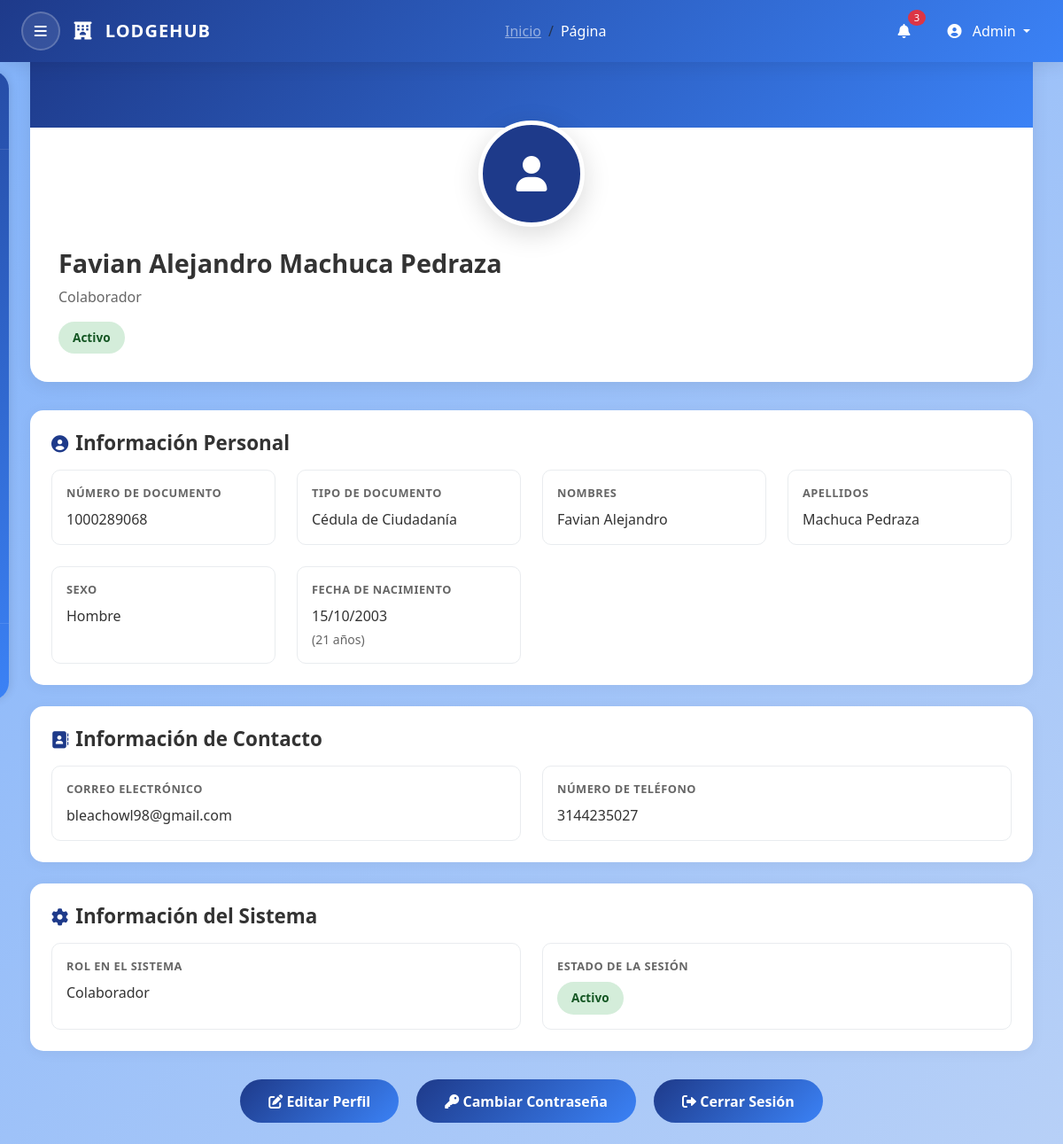
The app's page /app/views/miPerfil.php (signed in) with its own data.
### tables this page shows
CREATE TABLE IF NOT EXISTS tp_usuarios (
    numDocumento VARCHAR(15) NOT NULL,
    tipoDocumento ENUM ('Cédula de Ciudadanía','Tarjeta de Identidad','Cedula de Extranjeria','Pasaporte','Registro Civil') NOT NULL, 
    nombres VARCHAR(50) NOT NULL,
    apellidos VARCHAR(50) NOT NULL,
    numTelefono VARCHAR(15) NOT NULL,
    correo VARCHAR(255) NOT NULL,
    sexo ENUM ('Hombre','Mujer','Otro','Prefiero no decirlo') NOT NULL,
    fechaNacimiento DATE NOT NULL,
    password VARCHAR(255) NOT NULL,
    foto VARCHAR(255),
    solicitarContraseña ENUM('0','1') DEFAULT '0',
    tokenPassword VARCHAR(100),
    sesionCaducada ENUM('1','0') DEFAULT '1',
    roles ENUM ('Administrador','Colaborador','Usuario') NOT NULL,
    PRIMARY KEY (numDocumento)
);

### app/views/miPerfil.php (the view, shortened to what this page needs)
<?php
try {
    $db = conexionDB();
    $stmt = $db->prepare("SELECT * FROM tp_usuarios WHERE numDocumento = ?");
    $stmt->execute([$_SESSION['numDocumento']]);
    $usuario = $stmt->fetch(PDO::FETCH_ASSOC);
} catch (Exception $e) {
    echo "Error al cargar el perfil: " . $e->getMessage();
    exit();
}
function formatearFecha($fecha) {
    return date('d/m/Y', strtotime($fecha));
}
function calcularEdad($fechaNacimiento) {
    $fecha_nacimiento = new DateTime($fechaNacimiento);
    $hoy = new DateTime();
    $edad = $hoy->diff($fecha_nacimiento);
    return $edad->y;
}
?>
<!DOCTYPE html>
<html lang="es">
<head>
    <link rel="stylesheet" href="../../public/assets/css/stylesMiPerfil.css">
    <link rel="stylesheet" href="../../public/assets/css/stylesNav.css">
    <link href="https://cdn.jsdelivr.net/npm/bootstrap@5.3.0/dist/css/bootstrap.min.css" rel="stylesheet">
    <link href="https://cdnjs.cloudflare.com/ajax/libs/font-awesome/6.0.0/css/all.min.css" rel="stylesheet">
</head>
    <?php
        include "layouts/sidebar.php";
        include "layouts/navbar.php";
    ?>
<body>
    <div class="main-content">
        <div class="content-wrapper">
            <div class="profile-header">
                <div class="profile-content">
                    <div class="profile-avatar-container">
                        <div class="profile-avatar">
                            <?php if (!empty($usuario['foto']) && file_exists($usuario['foto'])): ?>
                                <img src="<?php echo htmlspecialchars($usuario['foto']); ?>" alt="Foto de perfil">
                            <?php else: ?>
                                <i class="fas fa-user"></i>
                            <?php endif; ?>
                        </div>
                    </div>
                    <h1 class="profile-name">
                        <?php echo htmlspecialchars($usuario['nombres'] . ' ' . $usuario['apellidos']); ?>
                    </h1>
                    <p class="profile-role">
                        <?php echo htmlspecialchars($usuario['roles']); ?>
                    </p>
                    <span class="profile-status <?php echo ($usuario['sesionCaducada'] == '1' || $usuario['sesionCaducada'] == 1) ? 'status-active' : 'status-inactive'; ?>">
                        <?php echo ($usuario['sesionCaducada'] == '1' || $usuario['sesionCaducada'] == 1) ? 'Activo' : 'Inactivo'; ?>
                    </span>
                </div>
            </div>
            <div class="profile-section">
                <h2 class="section-title">
                    <i class="fas fa-user-circle"></i>
                    Información Personal
                </h2>
                <div class="info-grid">
                    <div class="info-item">
                        <div class="info-label">Número de Documento</div>
                        <div class="info-value"><?php echo htmlspecialchars($usuario['numDocumento']); ?></div>
                    </div>
                    <div class="info-item">
                        <div class="info-label">Tipo de Documento</div>
                        <div class="info-value"><?php echo htmlspecialchars($usuario['tipoDocumento']); ?></div>
                    </div>
                    <div class="info-item">
                        <div class="info-label">Nombres</div>
                        <div class="info-value"><?php echo htmlspecialchars($usuario['nombres']); ?></div>
                    </div>
                    <div class="info-item">
                        <div class="info-label">Apellidos</div>
                        <div class="info-value"><?php echo htmlspecialchars($usuario['apellidos']); ?></div>
                    </div>
                    <div class="info-item">
                        <div class="info-label">Sexo</div>
                        <div class="info-value"><?php echo htmlspecialchars($usuario['sexo']); ?></div>
                    </div>
                    <div class="info-item">
                        <div class="info-label">Fecha de Nacimiento</div>
                        <div class="info-value">
                            <?php echo formatearFecha($usuario['fechaNacimiento']); ?>
                            <small style="color: #666; display: block; margin-top: 4px;">
                                (<?php echo calcularEdad($usuario['fechaNacimiento']); ?> años)
                            </small>
                        </div>
                    </div>
                </div>
            </div>
            <div class="profile-section">
                <h2 class="section-title">
                    <i class="fas fa-address-book"></i>
                    Información de Contacto
                </h2>
                <div class="info-grid">
                    <div class="info-item">
                        <div class="info-label">Correo Electrónico</div>
                        <div class="info-value"><?php echo htmlspecialchars($usuario['correo']); ?></div>
                    </div>
                    <div class="info-item">
                        <div class="info-label">Número de Teléfono</div>
                        <div class="info-value"><?php echo htmlspecialchars($usuario['numTelefono']); ?></div>
                    </div>
                </div>
            </div>
            <div class="profile-section">
                <h2 class="section-title">
                    <i class="fas fa-cog"></i>
                    Información del Sistema
                </h2>
                <div class="info-grid">
                    <div class="info-item">
                        <div class="info-label">Rol en el Sistema</div>
                        <div class="info-value"><?php echo htmlspecialchars($usuario['roles']); ?></div>
                    </div>
                    <div class="info-item">
                        <div class="info-label">Estado de la Sesión</div>
                        <div class="info-value">
                            <span class="profile-status <?php echo ($usuario['sesionCaducada'] == '1' || $usuario['sesionCaducada'] == 1) ? 'status-active' : 'status-inactive'; ?>">
                                <?php echo ($usuario['sesionCaducada'] == '1' || $usuario['sesionCaducada'] == 1) ? 'Activo' : 'Inactivo'; ?>
                            </span>
                        </div>
                    </div>
                </div>
            </div>
            <div class="actions">
                <a href="editarPerfil.php" class="btn-edit-profile">
                    <i class="fas fa-edit"></i> Editar Perfil
                </a>
                <a href="contraseña.php" class="btn-change-password">
                    <i class="fas fa-key"></i> Cambiar Contraseña
                </a>
                <a href="cerrarSesion.php" class="btn-change-password">
                    <i class="fas fa-sign-out-alt"></i> Cerrar Sesión
                </a>
            </div>
        </div>
    </div>
</body>
</html>

### public/assets/css/stylesMiPerfil.css (style rules this page uses)
:root { --primary-color: #1e3a8a; --primary-dark: #3b82f6; --sidebar-width: 280px; --navbar-height: 70px; }
* { padding: 0; box-sizing: border-box; }
body { font-family: 'Segoe UI', Tahoma, Geneva, Verdana, sans-serif; background: linear-gradient(135deg, #83b3fa 0%, #b7d0f7 100%) !important; margin: 0; }
.main-content { margin-top: 20px !important; margin-left: 0; transition: margin-left 0.3s ease; min-height: calc(100vh - var(--navbar-height)); }
.content-wrapper { padding: 2rem; max-width: 1200px; margin: 0 auto; }
.profile-header { background: white; border-radius: 20px; padding: 2rem; margin-bottom: 2rem; box-shadow: 0 4px 20px rgba(0, 0, 0, 0.08); position: relative; overflow: hidden; }
.profile-header::before { content: ''; position: absolute; top: 0; left: 0; right: 0; height: 100px; background: linear-gradient(135deg, var(--primary-color), var(--primary-dark)); z-index: 1; }
.profile-content { position: relative; z-index: 2; padding-top: 60px; }
.profile-avatar-container { text-align: center; margin-bottom: 1.5rem; }
.profile-avatar { width: 120px; height: 120px; border-radius: 50%; border: 5px solid white; box-shadow: 0 8px 30px rgba(0, 0, 0, 0.15); object-fit: cover; background: var(--primary-color); display: flex; align-items: center; justify-content: center; font-size: 2.5rem; font-weight: bold; color: white; margin: 0 auto; position: relative; overflow: hidden; }
.profile-name { font-size: 1.8rem; font-weight: 700; color: #333; margin-bottom: 0.5rem; }
.profile-role { font-size: 1rem; color: #666; margin-bottom: 1rem; }
.profile-status { display: inline-block; padding: 0.5rem 1rem; border-radius: 25px; font-size: 0.85rem; font-weight: 600; }
.status-active { background: #d4edda; color: #155724; }
.profile-section { background: white; border-radius: 15px; padding: 1.5rem; margin-bottom: 1.5rem; box-shadow: 0 2px 15px rgba(0, 0, 0, 0.05); }
.section-title { font-size: 1.3rem; font-weight: 600; color: #333; margin-bottom: 1.5rem; display: flex; align-items: center; gap: 0.5rem; }
.section-title i { color: var(--primary-color); font-size: 1.2rem; }
.info-grid { display: grid; grid-template-columns: repeat(auto-fit, minmax(250px, 1fr)); gap: 1.5rem; }
.info-item { border: 1px solid #e9ecef; border-radius: 10px; padding: 1rem; transition: all 0.3s ease; }
.info-label { font-size: 0.8rem; font-weight: 600; color: #666; text-transform: uppercase; letter-spacing: 0.5px; margin-bottom: 0.5rem; }
.info-value { font-size: 1rem; color: #333; font-weight: 500; }
.actions { text-align: center; margin-top: 2rem; }
.btn-edit-profile { background: linear-gradient(135deg, #1e3a8a 0%, #3b82f6 100%); border: none; color: white; padding: 0.8rem 2rem; border-radius: 25px; font-weight: 600; transition: all 0.3s ease; text-decoration: none; display: inline-block; margin: 0 0.5rem; }
.btn-change-password { background: linear-gradient(135deg, #1e3a8a 0%, #3b82f6 100%); border: none; color: white; padding: 0.8rem 2rem; border-radius: 25px; font-weight: 600; transition: all 0.3s ease; text-decoration: none; display: inline-block; margin: 0 0.5rem; }

### public/assets/css/stylesNav.css (style rules this page uses)
:root { --primary-color: #1e3a8a; --primary-dark: #3b82f6; --sidebar-width: 280px; --navbar-height: 70px; }
* { padding:0px; box-sizing: border-box; }
body { font-family: 'Segoe UI', Tahoma, Geneva, Verdana, sans-serif; background: #f8f9fa; }
.main-content { margin-top: var(--navbar-height); margin-left: 10px; margin-right: 10px; }
.content-wrapper { padding: 1.5rem; }
.section-title { font-size: 1.4rem; font-weight: 600; color: #333; margin-bottom: 1rem; display: flex; align-items: center; gap: 0.5rem; }

### records on screen
tp_usuarios: nombres+apellidos "Favian Alejandro Machuca Pedraza", roles "Colaborador", numDocumento "1000289068", tipoDocumento "Cédula de Ciudadanía", nombres "Favian Alejandro", apellidos "Machuca Pedraza", sexo "Hombre", fechaNacimiento "15/10/2003", fechaNacimiento "21", correo "bleachowl98@gmail.com", numTelefono "3144235027"
